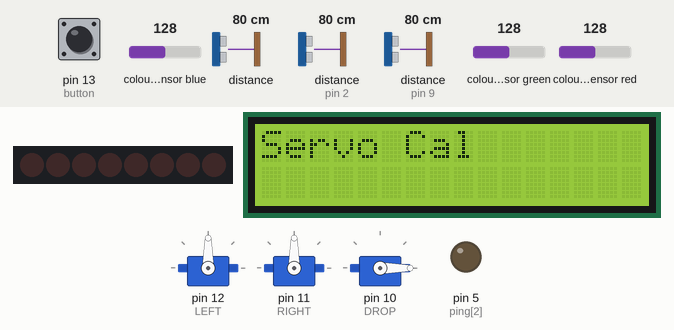
A sketch run on a simulated Arduino Uno, built with avr-gcc and run on an emulated ATmega328P. Parts: 8 shift-register outputs drawn as a row of LEDs (first output left, lit = HIGH), 16×2 character LCD, 3 × servo, output pins drawn as LEDs (lit = HIGH). Wiring (inferred from the names in the program): shift register (74HC595): data pin 4; shift clock pin 3. Wiring (inferred from the signals the program sends): row of LEDs: on Q0, Q1, Q2, Q3, Q4, Q5, Q6, Q7. Inputs (shaded band) come from the test bench; at power-on: pin 13 (button) HIGH, colour sensor blue 128, distance to the obstacle 80 cm, distance to the obstacle (sensors on pin 2, pin 9) 80 cm, colour sensor green 128, colour sensor red 128. The echo pulse lasts 58.3 µs per cm; pins used as bus, display or sensor lines are not drawn; what the sketch prints to the serial monitor is not drawn.

Above: at 0.9 s.
1.0 s: pin 13 (button) pulled LOW for 0.15 s
At 1.7 s:
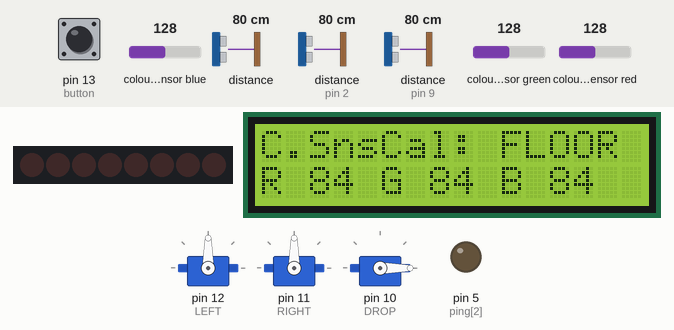
2.7 s: pin 13 (button) pulled LOW for 1 s
At 5.1 s:
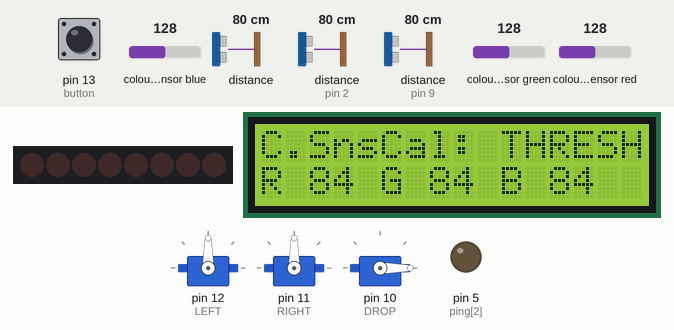
5.4 s: pin 13 (button) pulled LOW for 0.15 s
At 7.2 s:
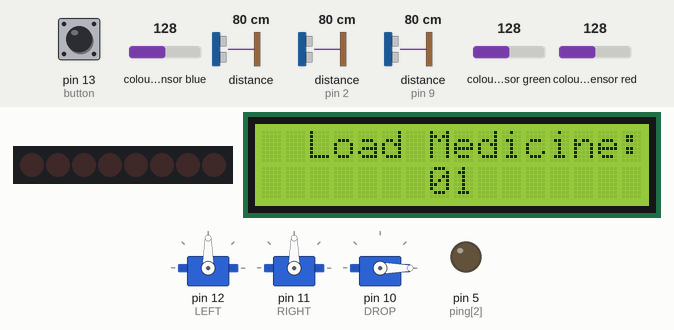
8.1 s: pin 13 (button) pulsed LOW 5 times (0.12 s each, 0.3 s apart)
At 21.3 s:
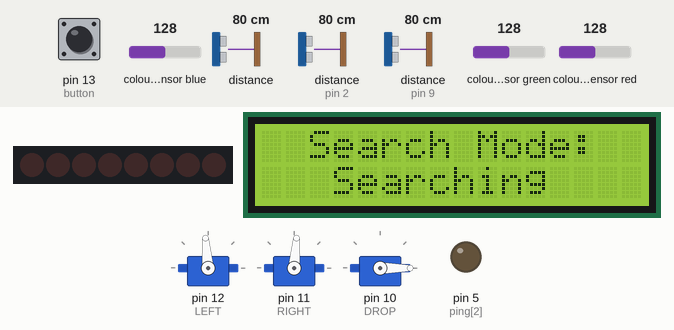
Timing chart, 0 to 21.6 s (numbered marks = the images above; inputs shaded):
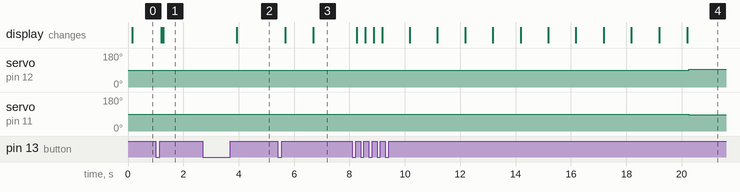

The sketch:

ENG121_UncannyValley_FInalProject_PlanD.ino
```cpp
//Coding for color sensor adapted from source/ example code provided by Adafruit
//coding for driving LCD with 595 shift register adapted from source/ example code by Rowan Simms

#include <Wire.h>                // Arduino I2C library
#include "Adafruit_TCS34725.h"   // adafruit color sensor library
#include <Servo.h>               //arduino servo library
#include <LiquidCrystal595.h>    // include the library

LiquidCrystal595 lcd(6,7,8);     // datapin, latchpin, clockpin

Servo LEFT;
Servo RIGHT;
Servo DROP;

//Ping sensor array assignments 0 - RIght 1 - Front 2 - Left
int ping[3] = {3,4,5};
int echo[3] = {0,9,2};
unsigned long time[3];
unsigned long range[3];
int rangeselect[5] = {20,50,60,70,90};

//Array containers for color range values.
int redmin[2];
int redmax[2];
int grnmin[2];
int grnmax[2];
int blumin[2];
int blumax[2];

//button pin and software debounce variables.
int button = 13;
int buttonState[2] = {HIGH,LOW};
long debounce[2] = {0,50};

//misc variables, trigger calibrated condition and hold if room has been found. #of meds left in tank.
int calibrated = 0;
int medsleft = 0;
int roomfound;
int select;

//RGB values for global access
float r, g, b;

//gamma table of RGB values
byte gammatable[255];

//Initialize sensor, No gain and 24ms integration time
Adafruit_TCS34725 tcs = Adafruit_TCS34725(TCS34725_INTEGRATIONTIME_24MS, TCS34725_GAIN_1X);

void setup() {
  Serial.begin(9600);
  Serial.println("Color View Test!");

  lcd.begin(16,2);             // 16 characters, 2 rows
  lcd.clear();

  //attach servos to pins
  LEFT.attach(12);
  RIGHT.attach(11);
  DROP.attach(10);

//test if color sensor is found
  if (tcs.begin()) {
    Serial.println("Found sensor");
  } else {
    Serial.println("No TCS34725 found ... check your connections");
    while (1); // halt!
  }

  //pin assignments for ping and echo of range finders.
  for(int i = 0; i <= 2; i++){
    pinMode(echo[i],INPUT);
    pinMode(ping[i],OUTPUT);
  }

  for (int i=1; i<256; i++) { //Build Gamma table
    float x = i;
    x /= 256;
    x = pow(x, 2.5);
    x *= 256;
    gammatable[i-1] = x;
  }
  pinMode(button,INPUT);
  calsensorservo();
}

void loop() { //basic navigation

  sonar();
  switch(medsleft){
    case 0:
      lcd.setCursor(1,0);
      lcd.print("Meds Exhausted");
      STOP();
      break;
  }
  if(range[1] > rangeselect[select]){ //check forward range against selected range: 20,50,60,70 cm
    FWD();
  }
  else{
    STOP();
    if(range[0] < range[2]){ //if right hand range is less than left turn left 90 degrees
      LNINETY();
      if(medsleft == 1){
        select = 3;
      }
    }
    if(range[0] > range[2]){ //if left hand range is less than right turn right 90 degrees
      RNINETY();
      if(medsleft == 1){
        select = 3;
      }
    }
  }
  if(colorsensor() == 1){ //chekc if color sensor has detected room
    lcd.setCursor(3,1);
    lcd.print("Room Found");
    room();
  }
}

void drop(){
  switch(medsleft){
    case 1:
      DROP.write(0);
      break;
    case 2:
      DROP.write(45);
      break;
    case 3:
      DROP.write(90);
      break;
    case 4:
      DROP.write(135);
      break;
  }
}

void room(){ //room found execution of medicine drop.
    delay(2000);
    STOP();
    delay(500);
    REV();
    delay(500);
    sonar();  //once meds have been dropped execute range check and turn 180 degrees
    if(range[0]>range[2]){
      RTURNABOUT();
    }
    else if(range[0]<range[1]){
      LTURNABOUT();
    }
    lcd.setCursor(1,1);
    lcd.print("Dropping Meds");
    delay(1000);
    //drop();
    medsleft--;
    lcd.setCursor(1,1);
    lcd.print("   Leaving   ");
    while(colorsensor() != 1){  //until room threshold is detected continue forward.
      UFWD();
    }
    lcd.setCursor(3,1);
    lcd.print("Room Left ");
    delay(250);
    lcd.setCursor(3,1);
    lcd.print("Searching");
}

void LTURNABOUT(){ //180 degree turn to the left
  LEFT.write(80);
  RIGHT.write(80);
  delay(1200);
  STOP();
}

void RTURNABOUT(){  //180 degree turn to the right
  LEFT.write(100);
  RIGHT.write(100);
  delay(1300);
  STOP();
}

void RNINETY(){  //90 degree right turn
  LEFT.write(100);
  RIGHT.write(100);
  delay(600);
  STOP();
}

void LNINETY(){  //90 degree left turn
  LEFT.write(80);
  RIGHT.write(80);
  delay(600);
  STOP();
}

/* UNUSED CORRECTION FUNCTIONS
void RCORRECT(){
  LEFT.write(100);
  RIGHT.write(100);
}

void LCORRECT(){
  LEFT.write(80);
  RIGHT.write(80);
}

*/

void UFWD(){ //Uncorrected forward movement
  LEFT.write(95);
  RIGHT.write(85);
}

void FWD(){
  LEFT.write(95);
  RIGHT.write(85);
  /*  INTENDED TO CORRECT FORWARD ORIENTATION BY RANGFINDING TO LEFT AND RIGHT
  if(range[0]>20 && range[2]>20){
    return;
  }
  else if(range[0]>range[2]){
    RCORRECT();
  }
  else if(range[0]<range[2]){
    LCORRECT();
  }
  */
}

void REV(){ //Reverse movement
  LEFT.write(80);
  RIGHT.write(100);
}

void STOP(){  //Stop movement
  LEFT.write(90);
  RIGHT.write(90);
}

void calsensorservo(){ //Measure RGB values, compute and store min/ max values for target acquisition, allow for servo tuning, load meds and increment medsleft counter

  String calstep;

  int i = 0;
  int rednom[2];
  int grnnom[2];
  int blunom[2];

  lcd.print("Servo Cal");

  while(i==0){
    LEFT.write(90);
    RIGHT.write(90);
    DROP.write(0);

    //software debounce for button presses ends servo cal
    int reading = digitalRead(button);
    if (reading != buttonState[1]) {
      debounce[0] = millis();
    }
    if ((millis() - debounce[0]) > debounce[1]) {
      if (reading != buttonState[0]) {
        buttonState[0] = reading;
        if (buttonState[0] == HIGH) {
          i++;
        }
      }
    }
    buttonState[1] = reading;
  }

  lcd.clear();

  while(i <= 2 && i!=0){
    switch(i){
      case 1:
        calstep = String("FLOOR");
        break;
      case 2:
        calstep = String("THRESH");
        break;
    }

    colorsensor(); //poll color sensor

    lcd.setCursor(0,0);
    lcd.print("C.SnsCal: ");
    lcd.print(calstep);
    lcd.setCursor(0,1);
    lcd.print("R");
    if((int)r < 100){
      lcd.print(" ");
    }
    lcd.print((int)r);
    lcd.setCursor(5,1);
    lcd.print("G");
    if((int)g < 100){
      lcd.print(" ");
    }
    lcd.print((int)g);
    lcd.setCursor(10,1);
    lcd.print("B");
    if((int)b < 100){
      lcd.print(" ");
    }
    lcd.print((int)b);


    //software debounce for button, take readings of RGB values, compute min/max range and store in global array
    int reading = digitalRead(button);
    if (reading != buttonState[1]) {
      debounce[0] = millis();
    }
    if ((millis() - debounce[0]) > debounce[1]) {
      if (reading != buttonState[0]) {
        buttonState[0] = reading;
        if (buttonState[0] == HIGH) {
          rednom[i-1] = (int)r;
          redmin[i-1] = rednom[i-1] - 5;
          redmax[i-1] = rednom[i-1] + 5;
          grnnom[i-1] = (int)g;
          grnmin[i-1] = grnnom[i-1] - 5;
          grnmax[i-1] = grnnom[i-1] + 5;
          blunom[i-1] = (int)b;
          blumin[i-1] = blunom[i-1] - 5;
          blumax[i-1] = blunom[i-1] + 5;
          i++;
        }
      }
    }
    buttonState[1] = reading;
  }

  lcd.clear();
  lcd.setCursor(2,0);
  lcd.print("Load Medicine:");
  delay(1000);
  while(medsleft<=3){
    switch(medsleft){
      case 0:
        lcd.setCursor(7,1);
        lcd.print("01");
       //DROP.write(180);
        break;
      case 1:
        lcd.setCursor(7,1);
        lcd.print("02");
       // DROP.write(135);
        break;
      case 2:
        lcd.setCursor(7,1);
        lcd.print("03");
       // DROP.write(90);
        break;
      case 3:
        lcd.setCursor(7,1);
        lcd.print("04");
      //  DROP.write(45);
        break;
    }

    //software debounce for button presses, increments medsleft and changes loader position based on above switch-case
    int reading = digitalRead(button);
    if (reading != buttonState[1]) {
      debounce[0] = millis();
    }
    if ((millis() - debounce[0]) > debounce[1]) {
      if (reading != buttonState[0]) {
        buttonState[0] = reading;
        if (buttonState[0] == HIGH) {
          medsleft++;
        }
      }
    }
    buttonState[1] = reading;
  }


  DROP.write(0);

  calibrated = 1;  //set calibrated flag to allow access to necessary code in colorsensor()

  lcd.clear();
  lcd.setCursor(2,0);
  lcd.print("Search Mode:");
  for(i=10; i!=0; i--){
    lcd.setCursor(7,1);
    if(i==10){
      lcd.print(i);
    }
    else{
      lcd.print("0");
      lcd.print(i);
    }
    delay(1000);
  }
  lcd.setCursor(5,1);
  lcd.print("Engage");
  delay(1000);
  lcd.setCursor(3,1);
  lcd.print("Searching");
}

int colorsensor(){   //Polls color sensor and stores RGB values in global variable for comparison to determine wether floor or threshold is detected.
  uint16_t trans, red, green, blue; //unit16_t shorthand for unsigned short

  delay(25);  //25ms between samples

  tcs.getRawData(&red, &green, &blue, &trans);

  // Figure out some basic hex code for visualization
  unsigned int sum = trans;

  r = red; r /= sum;
  g = green; g /= sum;
  b = blue; b /= sum;
  r *= 255; g *= 255; b *= 255;

  if(calibrated == 1){
/*
    Serial.print("R: ");Serial.print((int)r);Serial.print(" ");
    Serial.print("G: ");Serial.print((int)g);Serial.print(" ");
    Serial.print("B: ");Serial.print((int)b);Serial.print(" ");
*/
    //check if floor or threshold is detected.
    if((int)r == constrain((int)r,redmin[0],redmax[0])&&(int)g == constrain((int)g,grnmin[0],grnmax[0])&&(int)b==constrain((int)b,blumin[0],blumax[0])){
    //  Serial.print(" FLOOR");
    return 0;
    }
    if((int)r == constrain((int)r,redmin[1],redmax[1])&&(int)g == constrain((int)g,grnmin[1],grnmax[1])&&(int)b==constrain((int)b,blumin[1],blumax[1])){
    //  Serial.print(" THRESH");
    return 1;
    }
  //  Serial.println();
  }
}

void sonar(){ //DEtermines range in CM for front right and left of robot.
  for(int i = 0; i <= 2; i++){ //scans sensors form right to left each time funtion is called
    digitalWrite(ping[i], LOW);
    delayMicroseconds(2);
    digitalWrite(ping[i], HIGH);
    delayMicroseconds(10);
    digitalWrite(ping[i], LOW);

    //detect return pulse, compute range based on pulse high-time.
    time[i] = pulseIn(echo[i],HIGH);
    range[i] = time[i]/29/2;
    range[i] = constrain(range[i],2,100);
  }
  /*
  lcd.clear();
  lcd.setCursor(0,0);
  lcd.print("R:");lcd.print(range[0]);lcd.print("cm ");
  lcd.print("C:");lcd.print(range[1]);lcd.print("cm ");
  lcd.setCursor(0,1);
  lcd.print("L:");lcd.print(range[2]);lcd.print("cm");
  */
  delay(60);
}
```

Measured:
- after the input at 1.0 s, the display: first changes after 0.20 s (image 1 shows a later state)
- after the input at 2.7 s, the display: changes after 1.2 s (image 2)
- after the input at 5.4 s, the display: first changes after 0.29 s (image 3 shows a later state)
- after the input at 8.1 s, servo on pin 12 (LEFT): 90° → 95° after 12.2 s; servo on pin 11 (RIGHT): 90° → 85° after 12.2 s; the display: first changes after 0.17 s (image 4 shows a later state)
